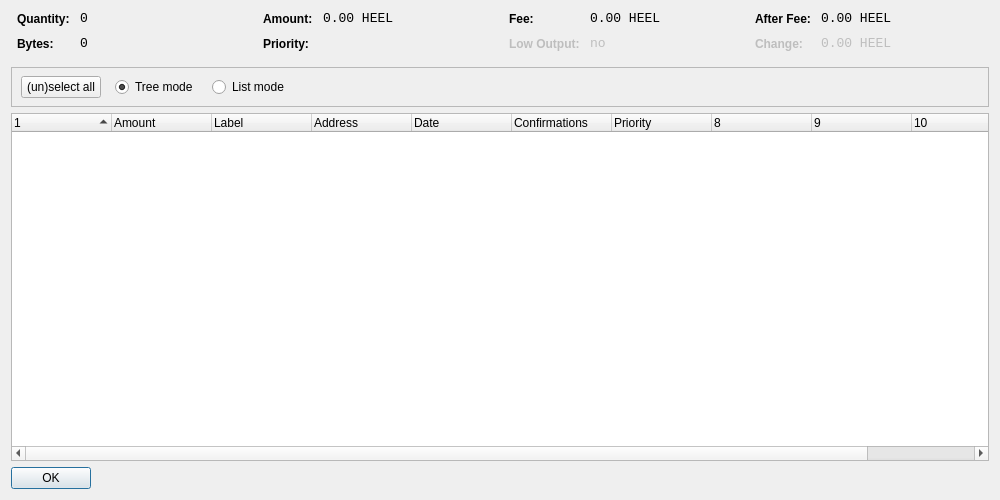
<?xml version="1.0" encoding="UTF-8"?>
<ui version="4.0">
 <class>CoinControlDialog</class>
 <widget class="QDialog" name="CoinControlDialog">
  <property name="geometry">
   <rect>
    <x>0</x>
    <y>0</y>
    <width>1000</width>
    <height>500</height>
   </rect>
  </property>
  <property name="windowTitle">
   <string>Coin Control</string>
  </property>
  <layout class="QVBoxLayout" name="verticalLayout">
   <item>
    <layout class="QHBoxLayout" name="horizontalLayoutTop" stretch="0,0,0,0">
     <property name="topMargin">
      <number>0</number>
     </property>
     <property name="bottomMargin">
      <number>10</number>
     </property>
     <item>
      <layout class="QFormLayout" name="formLayoutCoinControl1">
       <property name="horizontalSpacing">
        <number>10</number>
       </property>
       <property name="verticalSpacing">
        <number>10</number>
       </property>
       <property name="leftMargin">
        <number>6</number>
       </property>
       <property name="rightMargin">
        <number>6</number>
       </property>
       <item row="0" column="0">
        <widget class="QLabel" name="labelCoinControlQuantityText">
         <property name="styleSheet">
          <string notr="true">font-weight:bold;</string>
         </property>
         <property name="text">
          <string>Quantity:</string>
         </property>
        </widget>
       </item>
       <item row="0" column="1">
        <widget class="QLabel" name="labelCoinControlQuantity">
         <property name="font">
          <font>
           <family>Monospace</family>
           <pointsize>10</pointsize>
          </font>
         </property>
         <property name="cursor">
          <cursorShape>IBeamCursor</cursorShape>
         </property>
         <property name="contextMenuPolicy">
          <enum>Qt::ActionsContextMenu</enum>
         </property>
         <property name="text">
          <string notr="true">0</string>
         </property>
         <property name="textInteractionFlags">
          <set>Qt::LinksAccessibleByMouse|Qt::TextSelectableByKeyboard|Qt::TextSelectableByMouse</set>
         </property>
        </widget>
       </item>
       <item row="1" column="0">
        <widget class="QLabel" name="labelCoinControlBytesText">
         <property name="styleSheet">
          <string notr="true">font-weight:bold;</string>
         </property>
         <property name="text">
          <string>Bytes:</string>
         </property>
        </widget>
       </item>
       <item row="1" column="1">
        <widget class="QLabel" name="labelCoinControlBytes">
         <property name="font">
          <font>
           <family>Monospace</family>
           <pointsize>10</pointsize>
          </font>
         </property>
         <property name="cursor">
          <cursorShape>IBeamCursor</cursorShape>
         </property>
         <property name="contextMenuPolicy">
          <enum>Qt::ActionsContextMenu</enum>
         </property>
         <property name="text">
          <string notr="true">0</string>
         </property>
         <property name="textInteractionFlags">
          <set>Qt::LinksAccessibleByMouse|Qt::TextSelectableByKeyboard|Qt::TextSelectableByMouse</set>
         </property>
        </widget>
       </item>
      </layout>
     </item>
     <item>
      <layout class="QFormLayout" name="formLayoutCoinControl2">
       <property name="horizontalSpacing">
        <number>10</number>
       </property>
       <property name="verticalSpacing">
        <number>10</number>
       </property>
       <property name="leftMargin">
        <number>6</number>
       </property>
       <property name="rightMargin">
        <number>6</number>
       </property>
       <item row="0" column="0">
        <widget class="QLabel" name="labelCoinControlAmountText">
         <property name="styleSheet">
          <string notr="true">font-weight:bold;</string>
         </property>
         <property name="text">
          <string>Amount:</string>
         </property>
        </widget>
       </item>
       <item row="0" column="1">
        <widget class="QLabel" name="labelCoinControlAmount">
         <property name="font">
          <font>
           <family>Monospace</family>
           <pointsize>10</pointsize>
          </font>
         </property>
         <property name="cursor">
          <cursorShape>IBeamCursor</cursorShape>
         </property>
         <property name="contextMenuPolicy">
          <enum>Qt::ActionsContextMenu</enum>
         </property>
         <property name="text">
          <string notr="true">0.00 HEEL</string>
         </property>
         <property name="textInteractionFlags">
          <set>Qt::LinksAccessibleByMouse|Qt::TextSelectableByKeyboard|Qt::TextSelectableByMouse</set>
         </property>
        </widget>
       </item>
       <item row="1" column="0">
        <widget class="QLabel" name="labelCoinControlPriorityText">
         <property name="styleSheet">
          <string notr="true">font-weight:bold;</string>
         </property>
         <property name="text">
          <string>Priority:</string>
         </property>
        </widget>
       </item>
       <item row="1" column="1">
        <widget class="QLabel" name="labelCoinControlPriority">
         <property name="font">
          <font>
           <family>Monospace</family>
           <pointsize>10</pointsize>
          </font>
         </property>
         <property name="cursor">
          <cursorShape>IBeamCursor</cursorShape>
         </property>
         <property name="contextMenuPolicy">
          <enum>Qt::ActionsContextMenu</enum>
         </property>
         <property name="text">
          <string/>
         </property>
         <property name="textInteractionFlags">
          <set>Qt::LinksAccessibleByMouse|Qt::TextSelectableByKeyboard|Qt::TextSelectableByMouse</set>
         </property>
        </widget>
       </item>
      </layout>
     </item>
     <item>
      <layout class="QFormLayout" name="formLayoutCoinControl3">
       <property name="horizontalSpacing">
        <number>10</number>
       </property>
       <property name="verticalSpacing">
        <number>10</number>
       </property>
       <property name="leftMargin">
        <number>6</number>
       </property>
       <property name="rightMargin">
        <number>6</number>
       </property>
       <item row="0" column="0">
        <widget class="QLabel" name="labelCoinControlFeeText">
         <property name="styleSheet">
          <string notr="true">font-weight:bold;</string>
         </property>
         <property name="text">
          <string>Fee:</string>
         </property>
        </widget>
       </item>
       <item row="0" column="1">
        <widget class="QLabel" name="labelCoinControlFee">
         <property name="font">
          <font>
           <family>Monospace</family>
           <pointsize>10</pointsize>
          </font>
         </property>
         <property name="cursor">
          <cursorShape>IBeamCursor</cursorShape>
         </property>
         <property name="contextMenuPolicy">
          <enum>Qt::ActionsContextMenu</enum>
         </property>
         <property name="text">
          <string notr="true">0.00 HEEL</string>
         </property>
         <property name="textInteractionFlags">
          <set>Qt::LinksAccessibleByMouse|Qt::TextSelectableByKeyboard|Qt::TextSelectableByMouse</set>
         </property>
        </widget>
       </item>
       <item row="1" column="0">
        <widget class="QLabel" name="labelCoinControlLowOutputText">
         <property name="enabled">
          <bool>false</bool>
         </property>
         <property name="styleSheet">
          <string notr="true">font-weight:bold;</string>
         </property>
         <property name="text">
          <string>Low Output:</string>
         </property>
        </widget>
       </item>
       <item row="1" column="1">
        <widget class="QLabel" name="labelCoinControlLowOutput">
         <property name="enabled">
          <bool>false</bool>
         </property>
         <property name="font">
          <font>
           <family>Monospace</family>
           <pointsize>10</pointsize>
          </font>
         </property>
         <property name="cursor">
          <cursorShape>IBeamCursor</cursorShape>
         </property>
         <property name="contextMenuPolicy">
          <enum>Qt::ActionsContextMenu</enum>
         </property>
         <property name="text">
          <string notr="true">no</string>
         </property>
         <property name="textInteractionFlags">
          <set>Qt::LinksAccessibleByMouse|Qt::TextSelectableByKeyboard|Qt::TextSelectableByMouse</set>
         </property>
        </widget>
       </item>
      </layout>
     </item>
     <item>
      <layout class="QFormLayout" name="formLayoutCoinControl4">
       <property name="horizontalSpacing">
        <number>10</number>
       </property>
       <property name="verticalSpacing">
        <number>10</number>
       </property>
       <property name="leftMargin">
        <number>6</number>
       </property>
       <property name="rightMargin">
        <number>6</number>
       </property>
       <item row="0" column="0">
        <widget class="QLabel" name="labelCoinControlAfterFeeText">
         <property name="styleSheet">
          <string notr="true">font-weight:bold;</string>
         </property>
         <property name="text">
          <string>After Fee:</string>
         </property>
        </widget>
       </item>
       <item row="0" column="1">
        <widget class="QLabel" name="labelCoinControlAfterFee">
         <property name="font">
          <font>
           <family>Monospace</family>
           <pointsize>10</pointsize>
          </font>
         </property>
         <property name="cursor">
          <cursorShape>IBeamCursor</cursorShape>
         </property>
         <property name="contextMenuPolicy">
          <enum>Qt::ActionsContextMenu</enum>
         </property>
         <property name="text">
          <string notr="true">0.00 HEEL</string>
         </property>
         <property name="textInteractionFlags">
          <set>Qt::LinksAccessibleByMouse|Qt::TextSelectableByKeyboard|Qt::TextSelectableByMouse</set>
         </property>
        </widget>
       </item>
       <item row="1" column="0">
        <widget class="QLabel" name="labelCoinControlChangeText">
         <property name="enabled">
          <bool>false</bool>
         </property>
         <property name="styleSheet">
          <string notr="true">font-weight:bold;</string>
         </property>
         <property name="text">
          <string>Change:</string>
         </property>
        </widget>
       </item>
       <item row="1" column="1">
        <widget class="QLabel" name="labelCoinControlChange">
         <property name="enabled">
          <bool>false</bool>
         </property>
         <property name="font">
          <font>
           <family>Monospace</family>
           <pointsize>10</pointsize>
          </font>
         </property>
         <property name="cursor">
          <cursorShape>IBeamCursor</cursorShape>
         </property>
         <property name="contextMenuPolicy">
          <enum>Qt::ActionsContextMenu</enum>
         </property>
         <property name="text">
          <string notr="true">0.00 HEEL</string>
         </property>
         <property name="textInteractionFlags">
          <set>Qt::LinksAccessibleByMouse|Qt::TextSelectableByKeyboard|Qt::TextSelectableByMouse</set>
         </property>
        </widget>
       </item>
      </layout>
     </item>
    </layout>
   </item>
   <item>
    <widget class="QFrame" name="frame">
     <property name="minimumSize">
      <size>
       <width>0</width>
       <height>40</height>
      </size>
     </property>
     <property name="frameShape">
      <enum>QFrame::StyledPanel</enum>
     </property>
     <property name="frameShadow">
      <enum>QFrame::Sunken</enum>
     </property>
     <widget class="QWidget" name="horizontalLayoutWidget">
      <property name="geometry">
       <rect>
        <x>10</x>
        <y>0</y>
        <width>781</width>
        <height>41</height>
       </rect>
      </property>
      <layout class="QHBoxLayout" name="horizontalLayoutPanel" stretch="0,0,0,0,0">
       <property name="spacing">
        <number>14</number>
       </property>
       <item>
        <widget class="QPushButton" name="pushButtonSelectAll">
         <property name="sizePolicy">
          <sizepolicy hsizetype="Maximum" vsizetype="Fixed">
           <horstretch>0</horstretch>
           <verstretch>0</verstretch>
          </sizepolicy>
         </property>
         <property name="text">
          <string>(un)select all</string>
         </property>
        </widget>
       </item>
       <item>
        <widget class="QRadioButton" name="radioTreeMode">
         <property name="sizePolicy">
          <sizepolicy hsizetype="Maximum" vsizetype="Fixed">
           <horstretch>0</horstretch>
           <verstretch>0</verstretch>
          </sizepolicy>
         </property>
         <property name="text">
          <string>Tree mode</string>
         </property>
         <property name="checked">
          <bool>true</bool>
         </property>
        </widget>
       </item>
       <item>
        <widget class="QRadioButton" name="radioListMode">
         <property name="sizePolicy">
          <sizepolicy hsizetype="Maximum" vsizetype="Fixed">
           <horstretch>0</horstretch>
           <verstretch>0</verstretch>
          </sizepolicy>
         </property>
         <property name="text">
          <string>List mode</string>
         </property>
        </widget>
       </item>
       <item>
        <spacer name="horizontalSpacer">
         <property name="orientation">
          <enum>Qt::Horizontal</enum>
         </property>
         <property name="sizeHint" stdset="0">
          <size>
           <width>40</width>
           <height>20</height>
          </size>
         </property>
        </spacer>
       </item>
      </layout>
     </widget>
    </widget>
   </item>
   <item>
    <widget class="CoinControlTreeWidget" name="treeWidget">
     <property name="contextMenuPolicy">
      <enum>Qt::CustomContextMenu</enum>
     </property>
     <property name="sortingEnabled">
      <bool>false</bool>
     </property>
     <property name="columnCount">
      <number>11</number>
     </property>
     <attribute name="headerShowSortIndicator" stdset="0">
      <bool>true</bool>
     </attribute>
     <attribute name="headerStretchLastSection">
      <bool>false</bool>
     </attribute>
     <column>
      <property name="text">
       <string/>
      </property>
     </column>
     <column>
      <property name="text">
       <string>Amount</string>
      </property>
     </column>
     <column>
      <property name="text">
       <string>Label</string>
      </property>
     </column>
     <column>
      <property name="text">
       <string>Address</string>
      </property>
     </column>
     <column>
      <property name="text">
       <string>Date</string>
      </property>
     </column>
     <column>
      <property name="text">
       <string>Confirmations</string>
      </property>
      <property name="toolTip">
       <string>Confirmed</string>
      </property>
     </column>
     <column>
      <property name="text">
       <string>Priority</string>
      </property>
     </column>
     <column>
      <property name="text">
       <string/>
      </property>
     </column>
     <column>
      <property name="text">
       <string/>
      </property>
     </column>
     <column>
      <property name="text">
       <string/>
      </property>
     </column>
     <column>
      <property name="text">
       <string/>
      </property>
     </column>
    </widget>
   </item>
   <item>
    <widget class="QDialogButtonBox" name="buttonBox">
     <property name="sizePolicy">
      <sizepolicy hsizetype="Maximum" vsizetype="Fixed">
       <horstretch>0</horstretch>
       <verstretch>0</verstretch>
      </sizepolicy>
     </property>
     <property name="orientation">
      <enum>Qt::Horizontal</enum>
     </property>
     <property name="standardButtons">
      <set>QDialogButtonBox::Ok</set>
     </property>
    </widget>
   </item>
  </layout>
 </widget>
 <customwidgets>
  <customwidget>
   <class>CoinControlTreeWidget</class>
   <extends>QTreeWidget</extends>
   <header>coincontroltreewidget.h</header>
  </customwidget>
 </customwidgets>
 <resources/>
 <connections/>
</ui>
